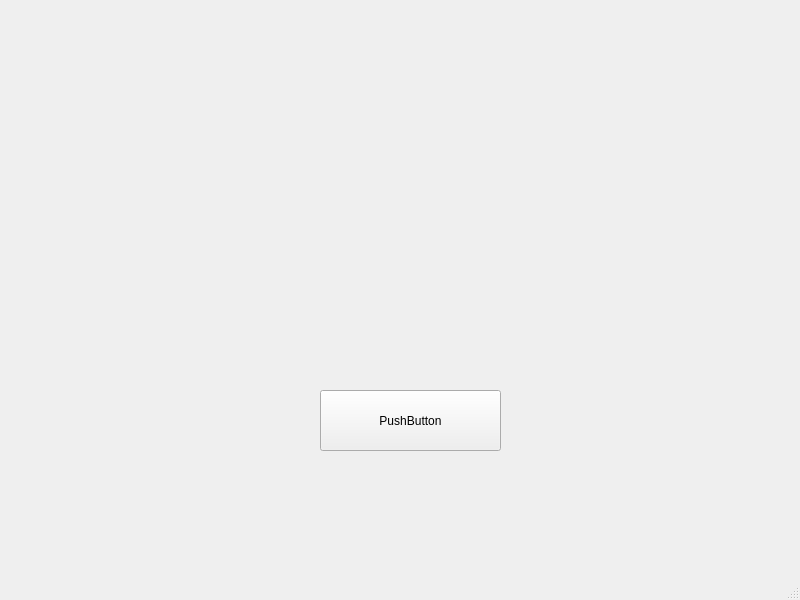
<?xml version="1.0" encoding="UTF-8"?>
<ui version="4.0">
 <class>MainWindow</class>
 <widget class="QMainWindow" name="MainWindow">
  <property name="geometry">
   <rect>
    <x>0</x>
    <y>0</y>
    <width>800</width>
    <height>600</height>
   </rect>
  </property>
  <property name="windowTitle">
   <string>MainWindow</string>
  </property>
  <widget class="QWidget" name="centralwidget">
   <widget class="QPushButton" name="pushButton">
    <property name="geometry">
     <rect>
      <x>320</x>
      <y>390</y>
      <width>181</width>
      <height>61</height>
     </rect>
    </property>
    <property name="text">
     <string>PushButton</string>
    </property>
   </widget>
   <widget class="QLabel" name="label">
    <property name="geometry">
     <rect>
      <x>350</x>
      <y>290</y>
      <width>121</width>
      <height>61</height>
     </rect>
    </property>
    <property name="text">
     <string/>
    </property>
   </widget>
  </widget>
  <widget class="QMenuBar" name="menubar">
   <property name="geometry">
    <rect>
     <x>0</x>
     <y>0</y>
     <width>800</width>
     <height>22</height>
    </rect>
   </property>
  </widget>
  <widget class="QStatusBar" name="statusbar"/>
 </widget>
 <resources/>
 <connections/>
</ui>
